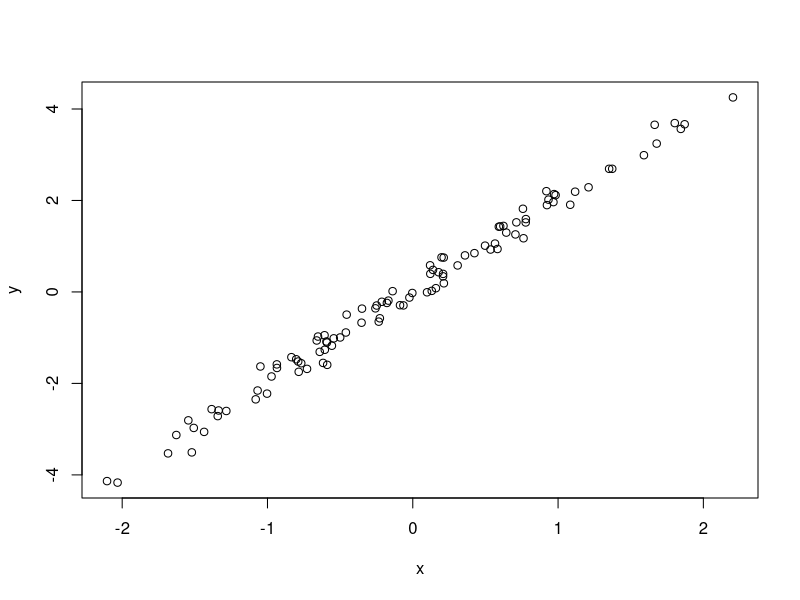

Source code (R):
# Simulate and plot data
# Arielle Liu
# arielleliu@email.arizona.edu
# 2021-03-23

# Simulate data from normal distribution
x <- rnorm(n = 100)
y <- 2 * x + rnorm(n = 100, sd = 0.2)

# Plot simulated data
plot(x = x, y = y)
